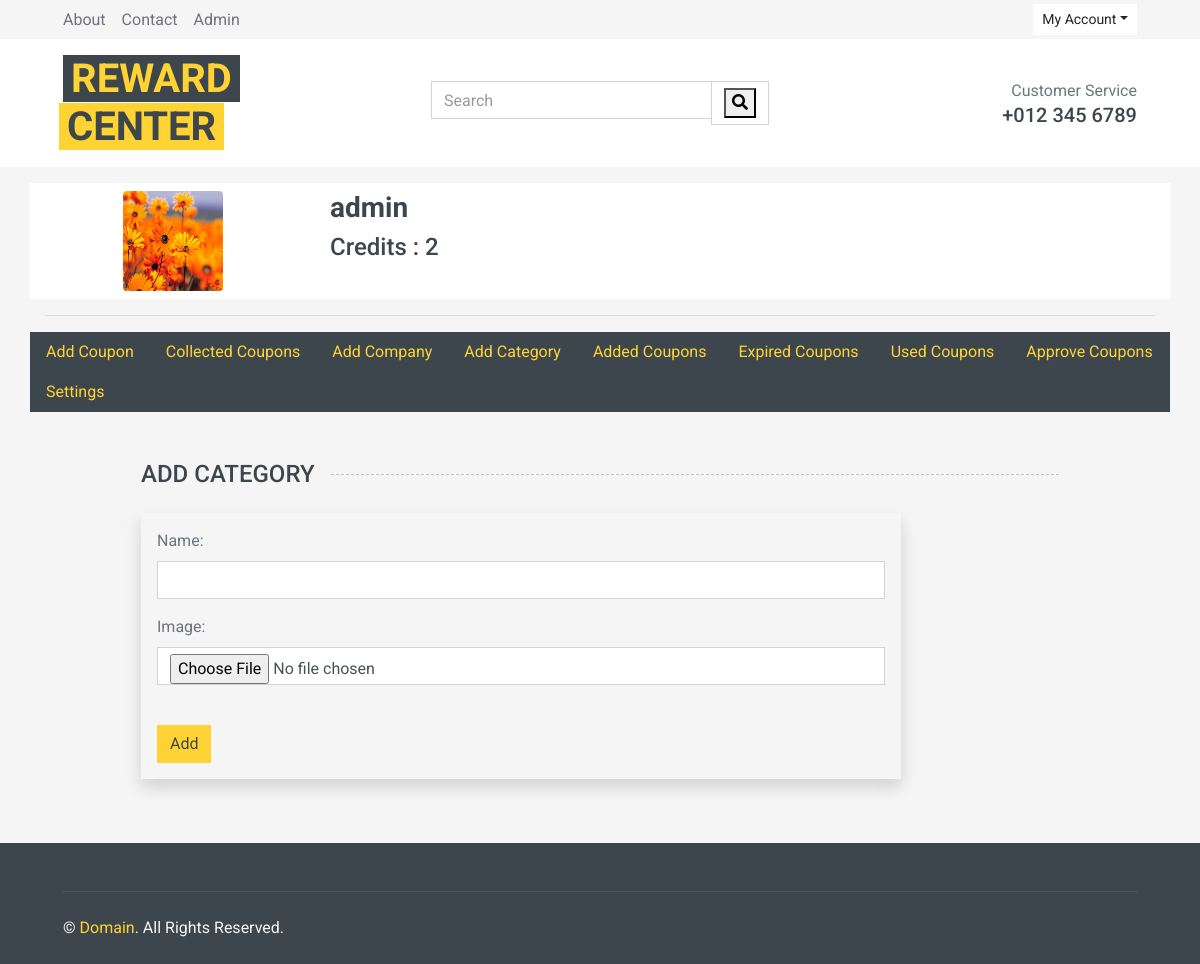
Screenshot of /add-category/ (signed in) with the database file from the repository.
### myapp/models.py (models this page shows)
class UserProfile(models.Model):
  user = models.OneToOneField(User, on_delete=models.CASCADE)
  credits = models.IntegerField(default=5)
  dp = models.ImageField(upload_to='user_dp/', null=True, blank=True)

### myapp/views.py (the view, shortened to what this page needs)
# urls.py: path('add-category/', views.AddCategory.as_view(), name="add-category"),
@method_decorator(login_required, name='dispatch')
class AddCategory(View):
  def get(self, request):
    fm = CategoryForm()
    profiledetail = UserProfile.objects.filter(user_id=request.user.id)
    data = dict(forms=fm, profiledetail=profiledetail)
    return render(request, 'myapp/add_category.html', data)

### myapp/forms.py
class CategoryForm(forms.ModelForm):
  class Meta:
    model = Category
    fields = ['name','image']
    widgets = {
      'image' :forms.FileInput(attrs={'class':'form-control'}),
      'name' : forms.TextInput(attrs={'class':'form-control'}),
    }

### myapp/templates/myapp/add_category.html (shortened to what this page needs)
{% extends 'myapp/base.html' %}
{% load static %}
{% block profileheader %}
{% include 'myapp/profile-mid-portion.html' %}
{% endblock profileheader %}
{% block content %}
<div class="row px-xl-5">
  <div class="container-fluid pt-5 pb-3">
    <h4 class="section-title position-relative text-uppercase mx-xl-5 mb-4"><span class="bg-secondary pr-3">Add Category</span></h4>
    <div class="row px-xl-5">
      <div class="col-md-10">
        <form action="" method="post" novalidate class="shadow p-3" enctype="multipart/form-data">
          {% for fm in forms %}
          <div class="form-group">
              {{fm.label_tag}} {{fm}} <small class="text-danger">{{fm.errors|striptags}}</small>
          </div>
          {% endfor %}
          <input type="submit" class="btn btn-primary mt-4" value="Add">
          <br>
        </form>
      </div>
    </div>
  </div>
</div>
</div>
{% endblock content %}

### myapp/templates/myapp/profile-mid-portion.html
{% load static %}
<div class="container">
  <div class="row my-3 bg-light">
    <div class="col-3 py-2 align-self-start">
      {% for pd in profiledetail %}
      {% if pd.dp %}
      <img src="{{pd.dp.url}}" alt="Profile Picture" class="rounded mx-auto d-block" style="border-radius: 40%;" width="100px" height="100px">
      {% else %}
      <img src="{% static 'myapp/images/user.jpg' %}" alt="Profile Picture" class="mx-auto d-block" style="border-radius: 50%;" width="100px" height="100px">
      {% endif %}
    </div>
    <div class="col-3 py-2">
      <h3>{{request.user}} {{request.user.profile}}</h3>
      <h4>Credits : {{pd.credits}}</h4>
      {% endfor %}
    </div>
  </div>
  <hr>
  <div class="row bg-dark">
    <a href="{% url 'add-coupon' %}" class="nav-item nav-link">Add Coupon</a>
    <a href="{% url 'profile' %}" class="nav-item nav-link">Collected Coupons</a>
    <a href="{% url 'add-company' %}" class="nav-item nav-link">Add Company</a>
    <a href="{% url 'add-category' %}" class="nav-item nav-link">Add Category</a>
    <a href="{% url 'added-coupons' %}" class="nav-item nav-link">Added Coupons</a>
    <a href="{% url 'expired-coupons' %}" class="nav-item nav-link">Expired Coupons</a>
    <a href="{% url 'used-coupons' %}" class="nav-item nav-link">Used Coupons</a>
    {% if user.is_superuser %}
    <a href="{% url 'approve-coupons' %}" class="nav-item nav-link">Approve Coupons</a>
    {% else %}
    <a href="{% url 'coupon-status' %}" class="nav-item nav-link">Coupon Status</a>
    {% endif %}
    <a href="{% url 'profile-update' %}" class="nav-item nav-link">Settings</a>
  </div>

### rows the page displays
UserProfile: dp (picture), credits "2"

### other values shown
{{ request.user }} "admin"
{{ fm.label_tag }} "Name:" "Image:"
